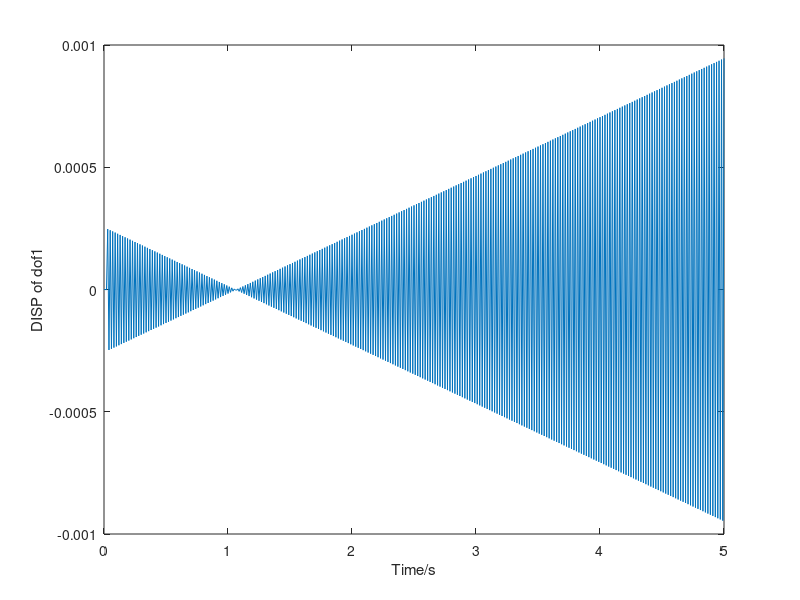
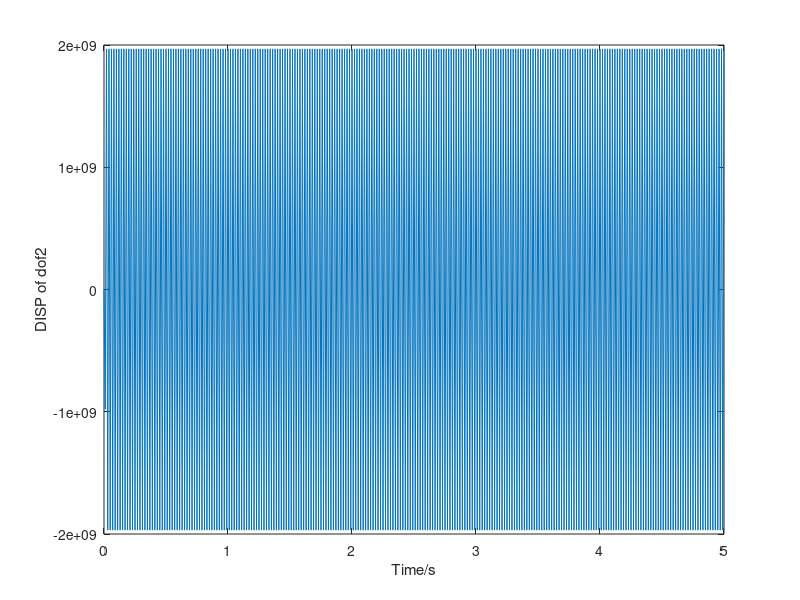
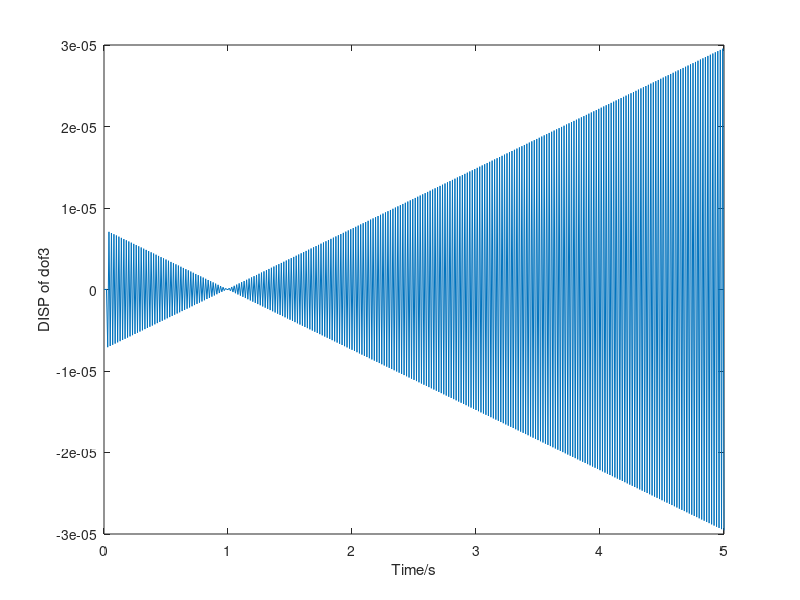
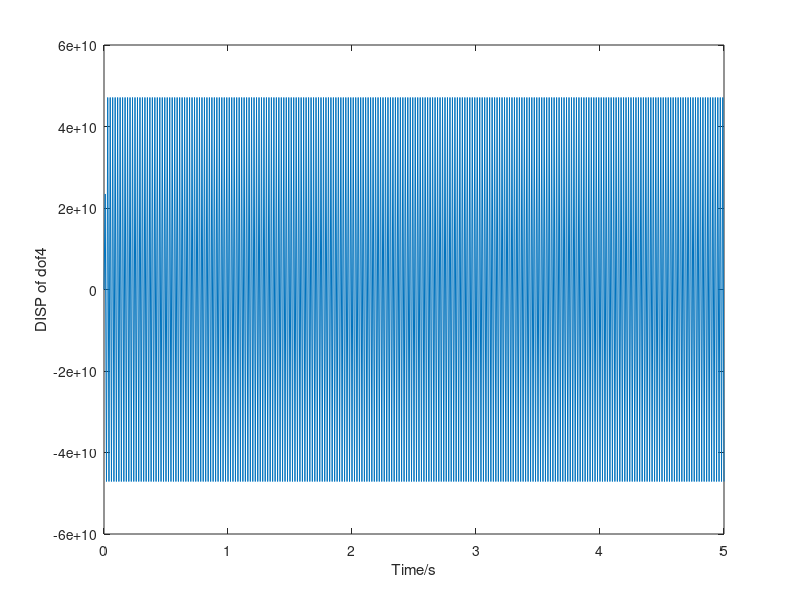

The MATLAB source for these figures, in order:
clear all;
clc;
%% 基本参数
mm=27; %模数
zs=23;
zp=17;
zr=57;
rs=27*23/1000/2;
rr=27*57/1000/2;
rp=27*17/1000/2;
rc=rs+rp;
%% 质量矩阵  18×18 M
mc=5091;
mr=900;
ms=750;
m1=525;
m2=525;
m3=525;
cc=[mc,mc,5724];  %尾末最后一位是I/r^2
Mc=diag(cc);
r=[mr,mr,1092];
Mr=diag(r);
s=[ms,ms,663];
Ms=diag(s);
p1=[m1,m1,420];
M1=diag(p1);
M2=M1;
M3=M2;
Mtotal=[cc,r,s,p1,p1,p1];
M=diag(Mtotal);  %质量矩阵 依次为行星架 内齿圈 太阳轮 行星轮1 2 3 4 5
%% 向心矩阵  18×18 Komoge
co=[mc,mc,0];  %尾末最后一位是I/r^2
Mco=diag(co);
ro=[mr,mr,0];
Mro=diag(ro);
so=[ms,ms,0];
Mso=diag(so);
p1o=[m1,m1,0];
M1o=diag(p1o);
M2o=M1o;
M3o=M2o;
Mtotalo=[co,ro,so,p1o,p1o,p1o];
Komoge=diag(Mtotalo); %质量矩阵 依次为行星架 内齿圈 太阳轮 行星轮1 2 3 4 5
%% 支撑刚度矩阵   18×18
ooo=[0 0 0];
kcx=1e8;  %支撑刚度
kcy=1e8;
kcu=0;    %旋转刚度
kc=[kcx,kcy,kcu];
Kcb=diag(kc);
krx=1e8;  %支撑刚度
kry=1e8;
kru=1e9;    %旋转刚度
kr=[krx,kry,kru];
Krb=diag(kr);
ksx=1e8;
kxy=1e8;
ksu=0;
ks=[ksx,kxy,ksu];
Ksb=diag(ks);
kpx=1e8;
kpy=1e8;
kpu=0;
kp=[kpx,kpy,kpu];
Kp=diag(kp);
B=[kc,kr,ks,ooo,ooo,ooo];  %行星轮支撑刚度为0    只考虑行星架 太阳轮 和内齿圈 行星轮不考虑
%B=[kc,kr,ks,kp,kp,kp]
Kb=diag(B);
%% 陀螺矩阵 G 18×18
o=[0 0 0; 0 0 0; 0 0 0];
Gc=[0 -2*mc 0; 2*mc 0 0;0 0 0];
Gr=[0 -2*mr 0; 2*mr 0 0;0 0 0];
Gs=[0 -2*ms 0; 2*ms 0 0;0 0 0];
Gp=[0 -2*m1 0; 2*m1 0 0;0 0 0];
G=[Gc o o o o o ;
    o Gr o o o o ;
    o o Gs o o o ;
    o o o Gp o o ;
    o o o o Gp o ;
    o o o o o Gp ];
%% 啮合刚度矩阵  psin为行星轮位置角 psin=2pi*（N-1)/N
%行星轮安装位置角 0 120 240 
p1=0;
p2=120;
p3=240;
% 与太阳轮的啮合角
ps1=-20;
ps2=100;
ps3=220;
%与内齿圈啮合角
pr1=20;
pr2=140;
pr3=260;
%压力角
alpha=20;
kp=1e8;  %行星轮支撑刚度
c33=[1e8 1e8 0];
%Kc1n求和
Kc11=kp*[1 0 -sind(p1);0 1 cosd(p1);-sind(p1) cosd(p1) 1];
Kc12=kp*[1 0 -sind(p2);0 1 cosd(p2);-sind(p2) cosd(p2) 1];
Kc13=kp*[1 0 -sind(p3);0 1 cosd(p3);-sind(p3) cosd(p3) 1];
Kc1n=Kc11+Kc12+Kc13;

%Kc2n
Kc21=kp*[-cosd(p1) sind(p1) 0;-sind(p1) -cosd(p1) 0;0 -1 0];
Kc22=kp*[-cosd(p2) sind(p2) 0;-sind(p2) -cosd(p2) 0;0 -1 0];
Kc23=kp*[-cosd(p3) sind(p3) 0;-sind(p3) -cosd(p3) 0;0 -1 0];

%Kc3n
Kc31=diag(c33);
Kc32=Kc31;
Kc33=Kc31;
%Kr1n *********************这个需要使用时变啮合刚度来进行求解*****************************
%势能法求解时变啮合刚度  可能是三行三列
% Ksum=[4577600122.14519,4600383838.92468,4621412059.88965,4640701621.73974,4658257643.29820,4674075281.02448,4688160662.73909,4700535394.26533,4711178654.76765,4720093589.47918,4727289368.71912,4732776407.73186,4736535658.70649,4738568408.03451,4738879713.07319,4737490928.19341,4734371050.23230,4729518784.08657,4722937072.39863,4714633097.43110,4704602152.11089,4692813362.74077,4679263740.75505,4663935633.48594,4646825237.89344,4627916144.89572,4607149473.73463,2531610076.44814,2537164396.15465,2542342411.30950,2547148830.38992,2551590157.95325,2555672329.26017,2559402366.73694,2562784305.04226,2565819079.00162,2568510068.25387,2570860132.08513,2572875888.06504,2574555301.62868,2575899527.80339,2576910527.78536,2577590028.60306,2577944976.49184,2577970637.75477,2577668175.37338,2577039102.00632,2576084802.96406,2574811684.90464,2573216486.02483,2571298671.45797,2569059783.47563,2566501246.95706,2563625900.50640,4543863529.03626,4568292324.10238,4590855313.56558,4611576949.48727,4630468795.37007,4647531424.49995,4662775198.90951,4676224895.30616,4687863034.95722,4697695102.40343,4705732151.80235,4711986127.33030,4716439729.69856,4719095436.32704,4719959388.43469,4719053712.22067,4716348817.45692,4711844381.56202,4705544406.59390,4697457114.27971,4687579142.24599,4675881222.81411,4662361959.16777,4647005540.76217,4629810164.12443,4610761728.17031,4589804112.82328]
%%势能法
% ksp=[262186048.765961,263153951.496935,264051497.262220,265004877.407990,265828279.072055,266582806.465137,267359892.882925,267970454.376379,268651599.757437,269172158.254600,269688466.494972,270141392.911167,270515962.950143,270822643.086619,271130324.057385,271295133.792446,271439347.687641,271616082.061562,271662440.085193,271632729.743362,271581276.650492,271475544.922054,271254531.318788,271097939.664378,270776753.883036,270404428.503126,269943889.194999,269469130.582844,268942294.835984,268391545.725314,267725908.012244,267041573.784619,266303246.736992,265429443.238738,264438384.011712,263452484.335696,146327899.196638,146751296.450690,147143422.672699,147523127.250737,147880478.510367,148208571.728773,148521967.587360,148753780.930065,149022514.176497,149210116.937906,149433905.665842,149577034.577727,149697907.630511,149853843.674312,149873377.449028,149926402.971746,149956799.606032,150020487.773997,149947170.051606,149908354.360159,149787849.860405,149702330.032023,149534125.749084,149341620.457796,149184811.365718,148943722.295525,148677870.131407,148396145.240748,262409031.741887,263415911.985661,264373149.013259,265159472.328055,266019972.343547,266864754.528865,267510057.233856,268226363.559469,268777652.756480,269297640.527094,269753974.204801,270277251.477737,270573401.051079,270916643.883582,271227900.219166,271379955.000741,271577156.438947,271591748.150812,271666352.381936,271582514.631184,271555778.649500,271442127.737507,271208553.856878,270924252.953090,270660904.767234,270275314.028250,269838244.366481,269349374.286469,268773152.758315,268180281.052680,267534368.756793,266753660.292781,266000241.004305,265191885.392252,264247335.425522,263265633.388946;
%     262186048.765961,263153951.496935,264051497.262220,265004877.407990,265828279.072055,266582806.465137,267359892.882925,267970454.376379,268651599.757437,269172158.254600,269688466.494972,270141392.911167,270515962.950143,270822643.086619,271130324.057385,271295133.792446,271439347.687641,271616082.061562,271662440.085193,271632729.743362,271581276.650492,271475544.922054,271254531.318788,271097939.664378,270776753.883036,270404428.503126,269943889.194999,269469130.582844,268942294.835984,268391545.725314,267725908.012244,267041573.784619,266303246.736992,265429443.238738,264438384.011712,263452484.335696,146327899.196638,146751296.450690,147143422.672699,147523127.250737,147880478.510367,148208571.728773,148521967.587360,148753780.930065,149022514.176497,149210116.937906,149433905.665842,149577034.577727,149697907.630511,149853843.674312,149873377.449028,149926402.971746,149956799.606032,150020487.773997,149947170.051606,149908354.360159,149787849.860405,149702330.032023,149534125.749084,149341620.457796,149184811.365718,148943722.295525,148677870.131407,148396145.240748,262409031.741887,263415911.985661,264373149.013259,265159472.328055,266019972.343547,266864754.528865,267510057.233856,268226363.559469,268777652.756480,269297640.527094,269753974.204801,270277251.477737,270573401.051079,270916643.883582,271227900.219166,271379955.000741,271577156.438947,271591748.150812,271666352.381936,271582514.631184,271555778.649500,271442127.737507,271208553.856878,270924252.953090,270660904.767234,270275314.028250,269838244.366481,269349374.286469,268773152.758315,268180281.052680,267534368.756793,266753660.292781,266000241.004305,265191885.392252,264247335.425522,263265633.388946;
%     262186048.765961,263153951.496935,264051497.262220,265004877.407990,265828279.072055,266582806.465137,267359892.882925,267970454.376379,268651599.757437,269172158.254600,269688466.494972,270141392.911167,270515962.950143,270822643.086619,271130324.057385,271295133.792446,271439347.687641,271616082.061562,271662440.085193,271632729.743362,271581276.650492,271475544.922054,271254531.318788,271097939.664378,270776753.883036,270404428.503126,269943889.194999,269469130.582844,268942294.835984,268391545.725314,267725908.012244,267041573.784619,266303246.736992,265429443.238738,264438384.011712,263452484.335696,146327899.196638,146751296.450690,147143422.672699,147523127.250737,147880478.510367,148208571.728773,148521967.587360,148753780.930065,149022514.176497,149210116.937906,149433905.665842,149577034.577727,149697907.630511,149853843.674312,149873377.449028,149926402.971746,149956799.606032,150020487.773997,149947170.051606,149908354.360159,149787849.860405,149702330.032023,149534125.749084,149341620.457796,149184811.365718,148943722.295525,148677870.131407,148396145.240748,262409031.741887,263415911.985661,264373149.013259,265159472.328055,266019972.343547,266864754.528865,267510057.233856,268226363.559469,268777652.756480,269297640.527094,269753974.204801,270277251.477737,270573401.051079,270916643.883582,271227900.219166,271379955.000741,271577156.438947,271591748.150812,271666352.381936,271582514.631184,271555778.649500,271442127.737507,271208553.856878,270924252.953090,270660904.767234,270275314.028250,269838244.366481,269349374.286469,268773152.758315,268180281.052680,267534368.756793,266753660.292781,266000241.004305,265191885.392252,264247335.425522,263265633.388946];
% Ksp=ksp'
Ksp=5e9;%太阳轮行星轮副平均啮合刚度
Krp=7e9;%内齿圈行星轮副平均啮合刚度
Kr11=Krp*[sind(pr1)^2 -cosd(pr1)*sind(pr1) -sind(pr1);   %3*3矩阵
    -cosd(pr1)*sind(pr1) cosd(pr1)^2 cosd(pr1);
    -sind(pr1) cosd(pr1) 1];
Kr12=Krp*[sind(pr2)^2 -cosd(pr2)*sind(pr2) -sind(pr2);
    -cosd(pr2)*sind(pr2) cosd(pr2)^2 cosd(pr2);
    -sind(pr2) cosd(pr2) 1];
Kr13=Krp*[sind(pr3)^2 -cosd(pr3)*sind(pr3) -sind(pr3);
    -cosd(pr3)*sind(pr3) cosd(pr3)^2 cosd(pr3);
    -sind(pr3) cosd(pr3) 1];
Kr1n=Kr11+Kr12+Kr13;
%Kr2n
Kr21=Krp*[-sind(pr1)*sind(alpha) sind(pr1)*cosd(alpha) sind(pr1);
    cosd(pr1)*sind(alpha) -cosd(pr1)*cosd(alpha) -cosd(pr1);
    sind(alpha) -cosd(alpha) -1];
Kr22=Krp*[-sind(pr2)*sind(alpha) sind(pr2)*cosd(alpha) sind(pr2);
    cosd(pr2)*sind(alpha) -cosd(pr2)*cosd(alpha) -cosd(pr2);
    sind(alpha) -cosd(alpha) -1];
Kr23=Krp*[-sind(pr3)*sind(alpha) sind(pr3)*cosd(alpha) sind(pr3);
    cosd(pr3)*sind(alpha) -cosd(pr3)*cosd(alpha) -cosd(pr3);
    sind(alpha) -cosd(alpha) -1];
%Kr3n
Kr31=Krp*[sind(alpha)^2 -cosd(alpha)*sind(alpha) -sind(alpha);
    -cosd(alpha)*sind(alpha) cosd(alpha)^2 -cosd(alpha);
    -sind(alpha) cosd(alpha)^2 1];
Kr32=Kr31;
Kr33=Kr31;
Kr3n=Kr31+Kr32+Kr33;
%Ks1n
Ks11=Ksp*[sind(ps1)^2 -cosd(ps1)*sind(ps1) -sind(ps1);
    -cosd(ps1)*sind(ps1) cosd(ps1)^2 cosd(ps1);
    -sind(ps1) cosd(ps1) 1];
Ks12=Ksp*[sind(ps2)^2 -cosd(ps2)*sind(ps2) -sind(ps2);
    -cosd(ps2)*sind(ps2) cosd(ps2)^2 cosd(ps2);
    -sind(ps2) cosd(ps2) 1];
Ks13=Ksp*[sind(ps3)^2 -cosd(ps3)*sind(ps3) -sind(ps3);
    -cosd(ps3)*sind(ps3) cosd(ps3)^2 cosd(ps3);
    -sind(ps3) cosd(ps3) 1];
Ks1n=Ks11+Ks12+Ks13;

%Ks2n
Ks21=Ksp*[sind(ps1)*sind(alpha) sind(ps1)*cosd(alpha) -sind(ps1);
    -cosd(ps1)*sind(alpha) -cosd(ps1)*cosd(alpha) cosd(ps1);
    -sind(alpha) -cosd(alpha) 1];
Ks22=Ksp*[sind(ps2)*sind(alpha) sind(ps2)*cosd(alpha) -sind(ps2);
    -cosd(ps2)*sind(alpha) -cosd(ps2)*cosd(alpha) cosd(ps2);
    -sind(alpha) -cosd(alpha) 1];
Ks23=Ksp*[sind(ps3)*sind(alpha) sind(ps3)*cosd(alpha) -sind(ps3);
    -cosd(ps3)*sind(alpha) -cosd(ps3)*cosd(alpha) cosd(ps3);
    -sind(alpha) -cosd(alpha) 1];
Ks2n=Ks21+Ks22+Ks23;
%Ks3n
Ks31=Ksp*[sind(alpha)^2 cosd(alpha)*sind(alpha) -sind(alpha);
    cosd(alpha)*sind(alpha) cosd(alpha)^2 -cosd(alpha);
    -sind(alpha) -cosd(alpha) 1];
Ks32=Ks31;
Ks33=Ks31;
%Kpp
Kpp1=Kc31+Kr31+Ks31;
Kpp2=Kc32+Kr32+Ks32;
Kpp3=Kc33+Kr33+Ks33;
o=zeros(3);
Km=[Kc1n o o Kc21 Kc22 Kc23;
    o Kr1n o Kr21 Kr22 Kr23;
    o o Ks1n Ks21 Ks22 Ks23;
    Kc21 Kr21 Ks21 Kpp1 o o;
    Kc22 Kr22 Ks22 o Kpp2 o;
    Kc23 Kr23 Ks23 o o Kpp3];
%% newark1
k=Kb+Km+G+Komoge;
m=M;
alfa=0.25;beta=0.5;
% c1=[1000 1000 1000 1000 1000 1000 1000 1000 1000 1000 1000 1000 1000 1000 1000 1000 1000 1000];
% c=diag(c1);
c=beta*m+alfa*k;
% c=zeros(18)
%激励
O=[0 0 0];
Tc=100000;
Ts=600;
esp1=0.005;
erp1=esp1;
Fr=Krp*erp1*[sind(pr1),-cosd(pr1),1];
Fs=Ksp*esp1*[sind(ps1),-cosd(ps1),1];
F1=Krp*erp1*[sind(alpha),-sind(alpha),-1]+Ksp*esp1*[sin(alpha),-sin(alpha),1];
f0=[O Fr Fs F1 F1 F1]';
% f0=[170,170,0,0,0,0,600,600,0,401,401,0,401,401,0,401,401,0]
% f0=[0;0;0;0;0;0;0;0;0;0;0;0;0;0;0;0;0;600];    %%输入激励
x0=[0;0;0;0;0;0;0;0;0;0;0;0;0;0;0;0;0;0];    %%输入初始位移
v0=[0;0;0;0;0;0;0;0;0;0;0;0;0;0;0;0;0;0];    %%输入初始速度
aa0=inv(m)*[f0-c*v0-k*x0];   %%计算初始加速度
tm=5;dt=0.01;
nt=tm/dt;
x=[x0,zeros(18,nt)];
v=[v0,zeros(18,nt)];
aa=[aa0,zeros(18,nt)];
T=[0:dt:tm];
alfa=0.25;beta=0.5;
a0=1/alfa/dt/dt;
a1=beta/alfa/dt;
a2=1/alfa/dt;
a3=1/2/alfa-1;
a4=beta/alfa-1;
a5=dt/2*(beta/alfa-2);
a6=dt*(1-beta);
a7=dt*beta;
for i=2:nt+1
t=(i-1)*dt;
fi=[0;0;0;0;0;0;0;0;0;0;0;0;0;0;0;0;0;0];
f=fi;
ke=k+a0*m+a1*c;
fe=f+m*(a0*x(:,i-1)+a2*v(:,i-1)+a3*aa(:,i-1))+c*(a1*x(:,i-1)+a4*v(:,i-1)+a5*aa(:,i-1));  %有限载荷
x(:,i)=fe\ke;
aa(:,i)=a0*(x(:,i)-x(:,i-1))-a2*v(:,i-1)-a3*aa(:,i-1);
% aa(:,i)=1/alfa/dt/dt*(x(:,i)-x(:,i-1))-1/alfa/dt*x(:,i-1)-(1/2/alfa-1)*aa(:,i-1);
v(:,i)=v(:,i-1)+a6*aa(:,i-1)+a7*aa(:,i);
end
%% newmark2 湘潭大学 航空封闭差动行星传动刚柔耦合动力学分析 沈成功
k=Kb+Km;
m=M;
alfa=0.25;beta=0.5;
c=beta*m+alfa*k;
% c=zeros(18)
%激励
O=[0 0 0];
Tc=100000;
Ts=28750;
esp1=0.005;
erp1=esp1;
% Fr=Krp*erp1*[sind(pr1),-cosd(pr1),1];
% Fs=Ksp*esp1*[sind(ps1),-cosd(ps1),1];
% F1=Krp*erp1*[sind(alpha),-sind(alpha),-1]+Ksp*esp1*[sin(alpha),-sin(alpha),1];
% f0=[O Fr Fs F1 F1 F1]';
f0=[0;0;0;0;0;0;0;0;100000;0;0;0;0;0;0;0;0;75000];    %%输入激励
x0=[0;0;0;0;0;0;0;0;0;0;0;0;0;0;0;0;0;0];    %%输入初始位移
v0=[0;0;0;0;0;0;0;0;0;0;0;0;0;0;0;0;0;0];    %%输入初始速度
aa0=inv(m)*[f0-c*v0-k*x0];   %%计算初始加速度
tm=5;dt=0.01;
nt=tm/dt;
x=[x0,zeros(18,nt)];
v=[v0,zeros(18,nt)];
aa=[aa0,zeros(18,nt)];
T=[0:dt:tm];
alfa=0.25;beta=0.5;
a1=1/alfa/dt/dt;
a2=beta/alfa/dt;
a3=1/alfa/dt;
a4=1/2/alfa-1;
a5=dt/2*(beta/alfa-2);
a6=beta/alfa-1;
for i=2:nt+1
t=(i-1)*dt;
fi=[0;0;0;0;0;0;0;0;0;0;0;0;0;0;0;0;0;0];
f=fi;
ke=k+a1*m+a2*c;
fe=f+m*(a1*x(:,i-1)+a3*v(:,i-1)+a4*aa(:,i-1))+c*(a2*x(:,i-1)+a6*v(:,i-1)+a5*aa(:,i-1));  %有限载荷
x(:,i)=fe\ke;
aa(:,i)=a1*(x(:,i)-x(:,i-1))-1/alfa/dt*x(:,i-1)-(1/2/alfa-1)*aa(:,i-1);
% aa(:,i)=1/alfa/dt/dt*(x(:,i)-x(:,i-1))-1/alfa/dt*x(:,i-1)-(1/2/alfa-1)*aa(:,i-1);
v(:,i)=v(:,i-1)+(1-beta)*dt*aa(:,i-1)+dt*beta*aa(:,i);
end
%% 绘图
for dof_plot=1:18;             %绘图自由度位移
figure(dof_plot)
plot(T,x(dof_plot,:))
xlabel('Time/s')
ylabel(['DISP of dof',num2str(dof_plot)])
end
%%
for dof_plot=1:18;             %绘图自由度速度
figure(dof_plot)
plot(T,v(dof_plot,:))
xlabel('Time/s')
ylabel(['DISP of dof',num2str(dof_plot)])
end
%%
for dof_plot=1:18;             %绘图自由度加速度
figure(dof_plot)
plot(T,aa(dof_plot,:))
xlabel('Time/s')
ylabel(['DISP of dof',num2str(dof_plot)])
end

